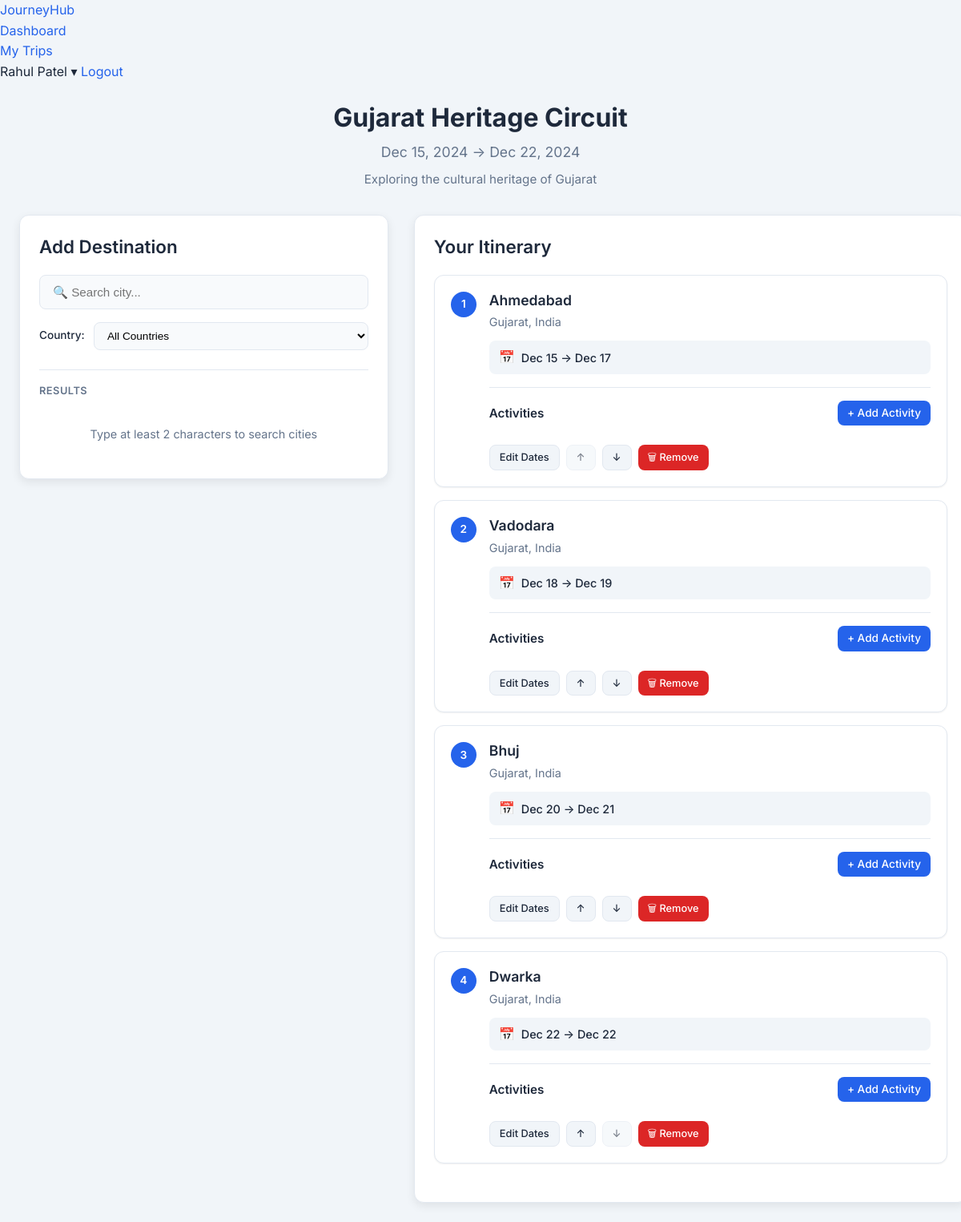
/pages/itinerary.php?trip_id=1 (signed in), run on the app's committed database.
### tables this page shows
CREATE TABLE IF NOT EXISTS trips (
    id INT UNSIGNED AUTO_INCREMENT PRIMARY KEY,
    user_id INT UNSIGNED NOT NULL,
    name VARCHAR(150) NOT NULL,
    description TEXT NULL,
    start_date DATE NOT NULL,
    end_date DATE NOT NULL,
    cover_image VARCHAR(255) NULL,
    is_public BOOLEAN DEFAULT FALSE,
    share_token VARCHAR(100) NULL UNIQUE,
    created_at TIMESTAMP DEFAULT CURRENT_TIMESTAMP,
    updated_at TIMESTAMP DEFAULT CURRENT_TIMESTAMP ON UPDATE CURRENT_TIMESTAMP,
    FOREIGN KEY (user_id) REFERENCES users(id) ON DELETE CASCADE ON UPDATE CASCADE,
    INDEX idx_user_id (user_id),
    INDEX idx_start_date (start_date),
    INDEX idx_is_public (is_public),
    INDEX idx_share_token (share_token)
);

CREATE TABLE IF NOT EXISTS trip_stops (
    id INT UNSIGNED AUTO_INCREMENT PRIMARY KEY,
    trip_id INT UNSIGNED NOT NULL,
    city_id INT UNSIGNED NOT NULL,
    start_date DATE NOT NULL,
    end_date DATE NOT NULL,
    stop_order INT UNSIGNED NOT NULL COMMENT 'Order of this stop in the trip sequence',
    created_at TIMESTAMP DEFAULT CURRENT_TIMESTAMP,
    FOREIGN KEY (trip_id) REFERENCES trips(id) ON DELETE CASCADE ON UPDATE CASCADE,
    FOREIGN KEY (city_id) REFERENCES cities(id) ON DELETE RESTRICT ON UPDATE CASCADE,
    INDEX idx_trip_id (trip_id),
    INDEX idx_city_id (city_id),
    INDEX idx_stop_order (stop_order)
);

CREATE TABLE IF NOT EXISTS cities (
    id INT UNSIGNED AUTO_INCREMENT PRIMARY KEY,
    city_name VARCHAR(100) NOT NULL,
    state_name VARCHAR(100) NOT NULL,
    country_name VARCHAR(100) NOT NULL,
    cost_index DECIMAL(5,2) DEFAULT 50.00 COMMENT 'Relative cost, 0-100',
    popularity INT DEFAULT 0 COMMENT 'Search ranking weight',
    image VARCHAR(255) NULL,
    created_at TIMESTAMP DEFAULT CURRENT_TIMESTAMP,
    INDEX idx_city_name (city_name),
    INDEX idx_state_name (state_name),
    INDEX idx_country_name (country_name),
    INDEX idx_popularity (popularity),
    INDEX idx_city_country (city_name, country_name)
);

### config/db.php (called while the page is built, shortened)
<?php
function getDBConnection() {
    static $pdo = null;
    if ($pdo !== null) {
        return $pdo;
    }
    try {
        $dsn = "mysql:host=" . DB_HOST . ";dbname=" . DB_NAME . ";charset=utf8mb4";
        $options = [
            PDO::ATTR_ERRMODE => PDO::ERRMODE_EXCEPTION,
            PDO::ATTR_DEFAULT_FETCH_MODE => PDO::FETCH_ASSOC,
            PDO::ATTR_EMULATE_PREPARES => false,
        ];
        $pdo = new PDO($dsn, DB_USER, DB_PASS, $options);
        return $pdo;
    } catch (PDOException $e) {
        die("Database connection failed: " . $e->getMessage() . "\n\nPlease check:\n- MySQL is running in XAMPP\n- Database 'journeyhub' exists\n- Credentials in config/db.php are correct");
    }
}
function getPDO() {
    return getDBConnection();
}

### pages/itinerary.php (the view, shortened to what this page needs)
<?php
require_once __DIR__ . '/../config/db.php';
$trip_id = isset($_GET['trip_id']) ? (int)$_GET['trip_id'] : 0;
$stmt = getPDO()->prepare(
    "SELECT id, name, start_date, end_date, description
     FROM trips WHERE id = ? AND user_id = ?"
);
$stmt->execute([$trip_id, $_SESSION['user_id']]);
$trip = $stmt->fetch();
$stmt2 = getPDO()->prepare(
    "SELECT ts.id, ts.start_date, ts.end_date, ts.stop_order,
            c.id as city_id, c.city_name, c.state_name, c.country_name, c.cost_index
     FROM trip_stops ts
     JOIN cities c ON c.id = ts.city_id
     WHERE ts.trip_id = ?
     ORDER BY ts.stop_order ASC"
);
$stmt2->execute([$trip_id]);
$stops = $stmt2->fetchAll();
$currentPage = 'itinerary';
?>
<!DOCTYPE html>
<html lang="en">
<head>
    <link rel="stylesheet" href="/JourneyHub/assets/css/style.css">
    <link rel="stylesheet" href="/JourneyHub/assets/css/itinerary.css">
    <link rel="stylesheet" href="/JourneyHub/assets/css/activities.css">
</head>
<body>
    <?php require_once __DIR__ . '/../includes/navbar.php'; ?>
    <main class="itinerary-main">
        <div class="itinerary-header">
            <h1><?= htmlspecialchars($trip['name']) ?></h1>
            <p class="trip-dates">
                <?= date('M d, Y', strtotime($trip['start_date'])) ?> →
                <?= date('M d, Y', strtotime($trip['end_date'])) ?>
            </p>
            <?php if ($trip['description']): ?>
                <p class="trip-description"><?= htmlspecialchars($trip['description']) ?></p>
            <?php endif; ?>
        </div>
        <div class="itinerary-layout">
            <div class="destination-search">
                <div class="search-panel">
                    <h2>Add Destination</h2>
                    <div class="search-form">
                        <div class="search-input-group">
                            <input type="text"
                                   id="city-search"
                                   placeholder="🔍 Search city..."
                                   class="search-input">
                        </div>
                        <div class="country-filter-group">
                            <label for="country-filter">Country:</label>
                            <select id="country-filter" class="country-select">
                                <option value="">All Countries</option>
                            </select>
                        </div>
                    </div>
                    <div class="search-results" id="search-results">
                        <div class="results-header">Results</div>
                        <div class="results-list" id="results-list">
                            <div class="no-results" id="no-results">
                                Type at least 2 characters to search cities
                            </div>
                        </div>
                    </div>
                </div>
            </div>
            <div class="itinerary-panel">
                <h2>Your Itinerary</h2>
                <div class="itinerary-stops" id="itinerary-stops">
                    <?php if (empty($stops)): ?>
                        <div class="empty-itinerary" id="empty-itinerary">
                            <div class="empty-icon">📍</div>
                            <p>No destinations added yet</p>
                            <p class="empty-subtitle">Search and add cities to build your itinerary</p>
                        </div>
                    <?php else: ?>
                        <?php foreach ($stops as $stop): ?>
                            <div class="stop-card"
                                 id="stop-<?= $stop['id'] ?>"
                                 data-stop-id="<?= $stop['id'] ?>"
                                 data-city-id="<?= $stop['city_id'] ?>">
                                <div class="stop-number">
                                    <span class="stop-badge"><?= $stop['stop_order'] ?></span>
                                </div>
                                <div class="stop-content">
                                    <div class="stop-header">
                                        <h3 class="city-name"><?= htmlspecialchars($stop['city_name']) ?></h3>
                                        <p class="city-location">
                                            <?= htmlspecialchars($stop['state_name']) ?>,
                                            <?= htmlspecialchars($stop['country_name']) ?>
                                        </p>
                                    </div>
                                    <div class="stop-dates" id="dates-display-<?= $stop['id'] ?>">
                                        <span class="date-icon">📅</span>
                                        <span class="date-range">
                                            <?= date('M d', strtotime($stop['start_date'])) ?> →
                                            <?= date('M d', strtotime($stop['end_date'])) ?>
                                        </span>
                                    </div>
                                    <div class="stop-actions">
                                        <button class="btn btn-sm btn-secondary"
                                                onclick="editDates(<?= $stop['id'] ?>)">Edit Dates</button>
                                        <button class="btn btn-sm btn-secondary"
                                                onclick="moveStopUp(<?= $stop['id'] ?>)"
                                                <?= $stop['stop_order'] == 1 ? 'disabled' : '' ?>>↑</button>
                                        <button class="btn btn-sm btn-secondary"
                                                onclick="moveStopDown(<?= $stop['id'] ?>)"
                                                <?= $stop['stop_order'] == count($stops) ? 'disabled' : '' ?>>↓</button>
                                        <button class="btn btn-sm btn-danger"
                                                onclick="removeStop(<?= $stop['id'] ?>, '<?= htmlspecialchars($stop['city_name']) ?>')">🗑 Remove</button>
                                    </div>
                                </div>
                            </div>
                        <?php endforeach; ?>
                    <?php endif; ?>
                </div>
            </div>
        </div>
    </main>
</body>
</html>

### includes/navbar.php
<?php
$userName = htmlspecialchars($_SESSION['name'] ?? 'User');
?>
<nav class="navbar" id="main-navbar">
    <div class="navbar-inner">
        <a href="/JourneyHub/pages/dashboard.php" class="navbar-brand">JourneyHub</a>
        <ul class="navbar-links">
            <li>
                <a href="/JourneyHub/pages/dashboard.php"
                   class="<?php echo ($currentPage ?? '') === 'dashboard' ? 'active' : ''; ?>"
                   id="nav-dashboard">Dashboard</a>
            </li>
            <li>
                <a href="/JourneyHub/pages/my-trips.php"
                   class="<?php echo ($currentPage ?? '') === 'my-trips' ? 'active' : ''; ?>"
                   id="nav-my-trips">My Trips</a>
            </li>
        </ul>
        <div class="navbar-user">
            <span class="navbar-username" id="nav-username"><?php echo $userName; ?> ▾</span>
            <a href="/JourneyHub/pages/logout.php" class="navbar-logout" id="nav-logout">Logout</a>
        </div>
    </div>
</nav>

### assets/css/style.css (style rules this page uses)
:root { --color-primary: #2563eb; --color-primary-hover: #1d4ed8; --color-secondary: #64748b; --color-danger: #dc2626; --color-danger-hover:#b91c1c; --color-success: #16a34a; --color-bg: #f1f5f9; --color-surface: #ffffff; --color-text: #1e293b; --color-text-muted: #64748b; --color-border: #e2e8f0; --color-input-bg: #f8fafc; --radius: 8px; --radius-lg: 12px; --shadow-sm: 0 1px 2px rgba(0, 0, 0, 0.06); --shadow-md: 0 4px 12px rgba(0, 0, 0, 0.08); --shadow-lg: 0 8px 24px rgba(0, 0, 0, 0.12); --font-family: 'Inter', -apple-system, BlinkMacSystemFont, 'Segoe UI', Roboto, sans-serif; --transition: 0.2s ease; }
*, *::before, *::after { box-sizing: border-box; margin: 0; padding: 0; }
html { font-size: 16px; scroll-behavior: smooth; }
body { font-family: var(--font-family); color: var(--color-text); background-color: var(--color-bg); line-height: 1.6; -webkit-font-smoothing: antialiased; }
a { color: var(--color-primary); text-decoration: none; transition: color var(--transition); }
h1, h2, h3, h4 { line-height: 1.3; font-weight: 600; }
.btn { display: inline-flex; align-items: center; justify-content: center; gap: 6px; padding: 10px 20px; font-size: 0.9rem; font-weight: 500; font-family: var(--font-family); border: none; border-radius: var(--radius); cursor: pointer; transition: all var(--transition); text-decoration: none; line-height: 1.4; }
.btn-secondary { background-color: var(--color-bg); color: var(--color-text); border: 1px solid var(--color-border); }
.btn-danger { background-color: var(--color-danger); color: #fff; }
.btn-sm { padding: 6px 12px; font-size: 0.8rem; }
.btn:disabled { opacity: 0.6; cursor: not-allowed; }

### data on the page
trips: name "Gujarat Heritage Circuit", start_date "Dec 15, 2024", end_date "Dec 22, 2024", description "Exploring the cultural heritage of Gujarat"
trip_stops: stop_order "1", city.city_name "Ahmedabad", city.state_name "Gujarat", city.country_name "India", start_date "Dec 15", end_date "Dec 17"
trip_stops: stop_order "2", city.city_name "Vadodara", city.state_name "Gujarat", city.country_name "India", start_date "Dec 18", end_date "Dec 19"
trip_stops: stop_order "3", city.city_name "Bhuj", city.state_name "Gujarat", city.country_name "India", start_date "Dec 20", end_date "Dec 21"
trip_stops: stop_order "4", city.city_name "Dwarka", city.state_name "Gujarat", city.country_name "India", start_date "Dec 22", end_date "Dec 22"

### other printed values
$userName "Rahul Patel"
